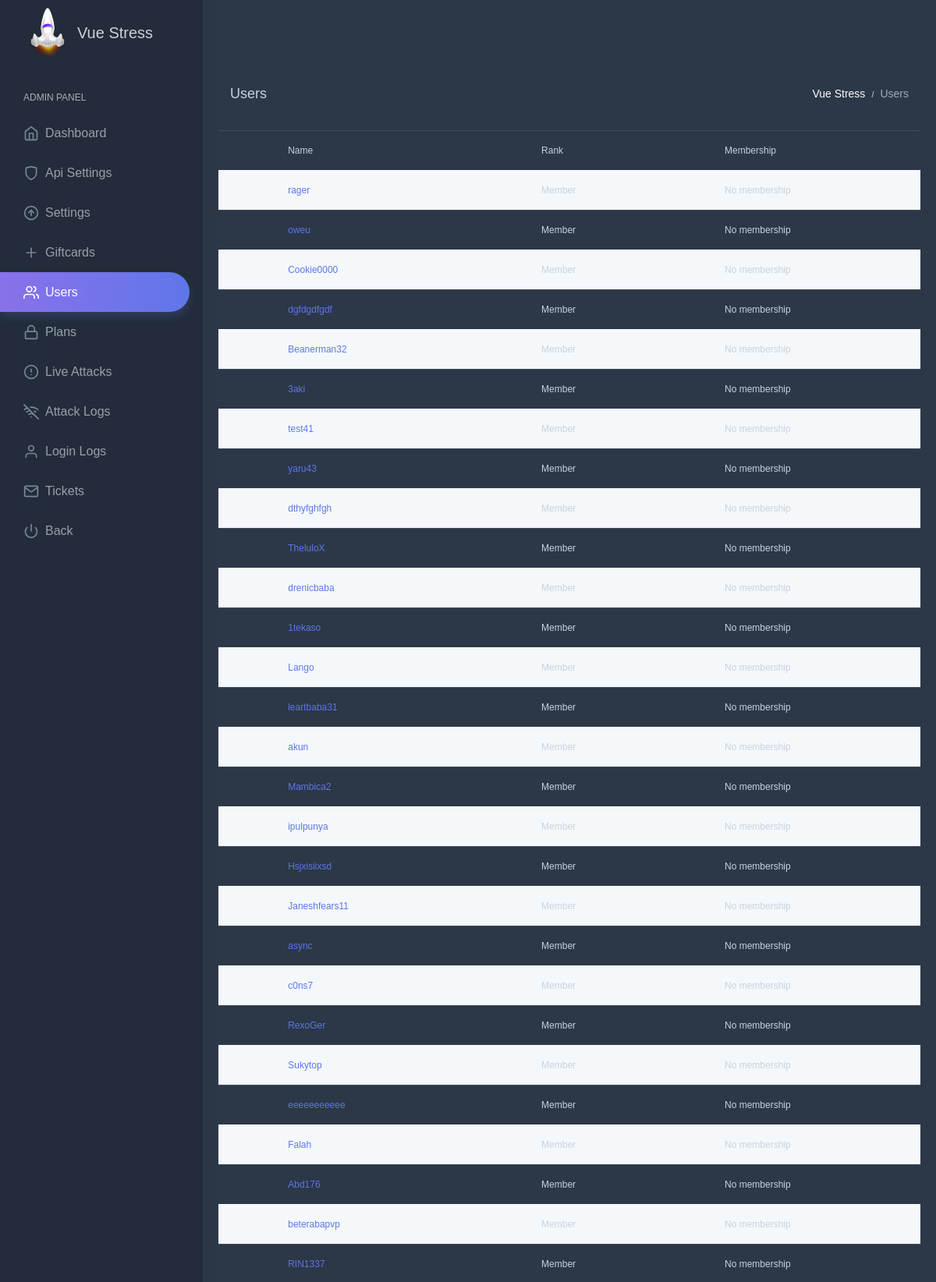
The page /panel/vse/users.php (signed in, upper part) on the database its author committed.
### tables this page shows
CREATE TABLE `settings` (
  `sitename` varchar(1024) NOT NULL,
  `stripePubKey` varchar(255) NOT NULL,
  `url` varchar(255) NOT NULL,
  `description` text NOT NULL,
  `cooldown` int NOT NULL,
  `cooldownTime` int NOT NULL,
  `paypal` varchar(50) NOT NULL,
  `bitcoin` varchar(50) NOT NULL,
  `stripe` int NOT NULL,
  `maintaince` varchar(100) NOT NULL,
  `rotation` int NOT NULL DEFAULT '0',
  `unique_attacks` int NOT NULL,
  `system` varchar(7) NOT NULL,
  `maxattacks` int NOT NULL,
  `testboots` int NOT NULL,
  `cloudflare` int NOT NULL,
  `skype` varchar(200) NOT NULL,
  `key` varchar(100) NOT NULL,
  `issuerId` varchar(50) NOT NULL,
  `coinpayments` varchar(50) NOT NULL,
  `ipnSecret` varchar(100) NOT NULL,
  `google_site` varchar(644) NOT NULL,
  `google_secret` varchar(644) NOT NULL,
  `btc_address` varchar(64) NOT NULL,
  `secretKey` varchar(50) NOT NULL,
  `cbp` int NOT NULL,
  `paypal_email` varchar(64) NOT NULL,
  `theme` varchar(64) NOT NULL,
  `logo` varchar(64) NOT NULL,
  `stripeSecretKey` varchar(255) NOT NULL
);

CREATE TABLE `users` (
  `ID` int NOT NULL,
  `username` varchar(15) NOT NULL,
  `password` varchar(40) NOT NULL,
  `rank` int NOT NULL DEFAULT '0',
  `membership` int NOT NULL,
  `expire` int NOT NULL,
  `status` int NOT NULL,
  `referral` varchar(50) NOT NULL,
  `referralbalance` int NOT NULL DEFAULT '0',
  `testattack` int NOT NULL,
  `activity` int NOT NULL DEFAULT '0',
  `2auth` int NOT NULL,
  `referedBy` int NOT NULL,
  `apikey` varchar(255) DEFAULT NULL
);

### panel/vvv/avg/usv.php (called while the page is built, shortened)
<?php
	$siteinfo = $odb -> query("SELECT * FROM `settings` LIMIT 1");
	while ($show = $siteinfo -> fetch(PDO::FETCH_ASSOC)){
		$sitename = $show['sitename'];
	}
?>

### panel/vse/users.php (the view, shortened to what this page needs)
<?php
	require_once 'header.php';
?>
		<div class="page-wrapper" style="display: block;">
			<div class="page-breadcrumb">
				<div class="d-flex align-items-center">
					<h4 class="page-title text-truncate text-white font-weight-medium mb-0">Users</h4>
					<div class="ml-auto">
						<nav aria-label="breadcrumb">
							<ol class="breadcrumb m-0 p-0">
								<li class="breadcrumb-item text-sql" aria-current="page"><?php echo $sitename; ?></li>
								<li class="breadcrumb-item text-muted" aria-current="page">Users</li>
							</ol>
						</nav>
					</div>
				</div>
			</div>
                 <div class="container-fluid">
                    <div class="row">
				<table id="myTable" class="table table-striped">
							<thead>
								<tr>
									<th class="text-center" style="font-size: 12px;"></th>
									<th style="font-size: 12px;">Name</th>
									<th style="font-size: 12px;">Rank</th>
									<th style="font-size: 12px;">Membership</th>
								</tr>
							</thead>
							<tbody style="font-size: 12px;">
							<?php
							$SQLGetUsers = $odb -> query("SELECT * FROM `users` ORDER BY `ID` DESC");
							while ($getInfo = $SQLGetUsers -> fetch(PDO::FETCH_ASSOC)){
								$id = $getInfo['ID'];
								$user = $getInfo['username'];
								if ($getInfo['expire']>time()) {$plan = $odb -> query("SELECT `plans`.`name` FROM `users`, `plans` WHERE `plans`.`ID` = `users`.`membership` AND `users`.`ID` = '$id'") -> fetchColumn(0);} else {$plan='No membership';}
								$rank = $getInfo['rank'];
									if ($rank == 1)
									{
										$rank = 'Administrator';
									}
									elseif ($rank == 2)
									{
										$rank = 'Supporter';
									}
									else
									{
										$rank = 'Member';
									}
											echo '<tr>
										<td></td>
										<td><a class="link-effect" href="user.php?id='.$id.'">'.htmlspecialchars($user).'</a></td>
										<td>'.$rank.'</td>
										<td>'.htmlspecialchars($plan).'</td>
									  </tr>';
							}
							?>
							</tbody>
						</table>
          </div>
        </div>
      </div>

### panel/vse/header.php (shortened to what this page needs)
<?php
	require_once '../vvv/avg/mycon.php';
	require_once '../vvv/avg/usv.php';
?>
<!DOCTYPE html>
<html lang="en"><head>
<head>
	<link rel="stylesheet" href="https://use.fontawesome.com/releases/v5.8.1/css/all.css">
</head>
	<link href="../assets/css/c3.min.css" rel="stylesheet">
	<link href="../assets/css/chartist.min.css" rel="stylesheet">
	<link href="../assets/css/themify-icons.css" rel="stylesheet">
	<link href="../assets/css/jquery-jvectormap-2.0.2.css" rel="stylesheet">
	<link href="../assets/css/style.min.css" rel="stylesheet">
</head>
<body>
	<div id="main-wrapper" data-theme="light" data-layout="vertical" data-navbarbg="skin6" data-sidebartype="full" data-sidebar-position="fixed" data-header-position="fixed" data-boxed-layout="full">
		<header class="topbar" data-navbarbg="skin6">
			<nav class="navbar top-navbar navbar-light">
				<div class="navbar-header" data-logobg="skin6">
					<div class="navbar-brand">
						<b class="logo-icon text-center">
							<img src="../assets/images/logo-icon.png" alt="homepage" class="dark-logo">
						</b>
						<b class="text-center text-white" style="padding-top:3px;padding-right:50px"><?php echo $sitename; ?></b>
					</div>
				</div>
			</nav>
		</header>
		<aside class="left-sidebar" data-sidebarbg="skin6">
			<div class="scroll-sidebar ps-container ps-theme-default" data-sidebarbg="skin6" data-ps-id="3a29f672-0086-86d3-9391-5e6ad0e81820">
				<nav class="sidebar-nav">
					<ul id="sidebarnav" class="in">
						<li class="nav-small-cap"><span class="hide-menu">Admin Panel</span></li>
						<li class="sidebar-item">
							<a class="sidebar-link sidebar-link" href="dashboard.php" aria-expanded="false">
								<span class="hide-menu">Dashboard</span>
							</a>
						</li>
						<li class="sidebar-item">
							<a class="sidebar-link sidebar-link" href="settingsapi.php" aria-expanded="false">
								<svg xmlns="http://www.w3.org/2000/svg" width="24" height="24" viewBox="0 0 24 24" fill="none" stroke="currentColor" stroke-width="2" stroke-linecap="round" stroke-linejoin="round" class="feather feather-shield feather-icon"><path d="M12 22s8-4 8-10V4l-8-2-8 2v8c0 6 8 10 8 10z"></path></svg>
								<span class="hide-menu">Api Settings</span>
							</a>
						</li>
							<li class="sidebar-item">
							<a class="sidebar-link sidebar-link" href="settings.php" aria-expanded="false">
								<span class="hide-menu">Settings</span>
							</a>
						</li>
						<li class="sidebar-item">
							<a class="sidebar-link sidebar-link" href="giftcards.php" aria-expanded="false">
								<svg xmlns="http://www.w3.org/2000/svg" width="24" height="24" viewBox="0 0 24 24" fill="none" stroke="currentColor" stroke-width="2" stroke-linecap="round" stroke-linejoin="round" class="feather feather-plus feather-icon"><line x1="12" y1="5" x2="12" y2="19"></line><line x1="5" y1="12" x2="19" y2="12"></line></svg>
								<span class="hide-menu">Giftcards</span>
							</a>
						</li>
							<li class="sidebar-item">
							<a class="sidebar-link sidebar-link" href="users.php" aria-expanded="false">
								<span class="hide-menu">Users</span>
							</a>
						</li>
							<li class="sidebar-item">
							<a class="sidebar-link sidebar-link" href="plans.php" aria-expanded="false">
								<span class="hide-menu">Plans</span>
							</a>
						</li>
							<li class="sidebar-item">
							<a class="sidebar-link sidebar-link" href="liveattacks.php" aria-expanded="false">
								<span class="hide-menu">Live Attacks</span>
							</a>
						</li>
							<li class="sidebar-item">
							<a class="sidebar-link sidebar-link" href="attacklogs.php" aria-expanded="false">
								<span class="hide-menu">Attack Logs</span>
							</a>
						</li>
						<li class="sidebar-item">
							<a class="sidebar-link sidebar-link" href="loginlogs.php" aria-expanded="false">
								<span class="hide-menu">Login Logs</span>
							</a>
						</li>
						<li class="sidebar-item">
							<a class="sidebar-link sidebar-link" href="tickets.php" aria-expanded="false">
								<span class="hide-menu">Tickets</span>
							</a>
						</li>
						<li class="sidebar-item">
							<a class="sidebar-link sidebar-link" href="../dashboard.php" aria-expanded="false">
								<span class="hide-menu">Back</span>
							</a>
						</li>
					</ul>
				</nav>
			</div>
		</aside>

### rows shown on the page
settings: sitename "Vue Stress"
users: username "rager", rank "Member", expire "No membership"
users: username "oweu", rank "Member", expire "No membership"
users: username "Cookie0000", rank "Member", expire "No membership"
users: username "dgfdgdfgdf", rank "Member", expire "No membership"
users: username "Beanerman32", rank "Member", expire "No membership"
users: username "3aki", rank "Member", expire "No membership"
users: username "test41", rank "Member", expire "No membership"
users: username "yaru43", rank "Member", expire "No membership"
users: username "dthyfghfgh", rank "Member", expire "No membership"
users: username "TheluloX", rank "Member", expire "No membership"
users: username "drenicbaba", rank "Member", expire "No membership"
users: username "1tekaso", rank "Member", expire "No membership"
users: username "Lango", rank "Member", expire "No membership"
users: username "leartbaba31", rank "Member", expire "No membership"
users: username "akun", rank "Member", expire "No membership"
users: username "Mambica2", rank "Member", expire "No membership"
users: username "ipulpunya", rank "Member", expire "No membership"
users: username "Hsjxisiixsd", rank "Member", expire "No membership"
users: username "Janeshfears11", rank "Member", expire "No membership"
users: username "async", rank "Member", expire "No membership"
users: username "c0ns7", rank "Member", expire "No membership"
users: username "RexoGer", rank "Member", expire "No membership"
users: username "Sukytop", rank "Member", expire "No membership"
users: username "eeeeeeeeeee", rank "Member", expire "No membership"
users: username "Falah", rank "Member", expire "No membership"
users: username "Abd176", rank "Member", expire "No membership"
users: username "beterabapvp", rank "Member", expire "No membership"
users: username "RIN1337", rank "Member", expire "No membership"
